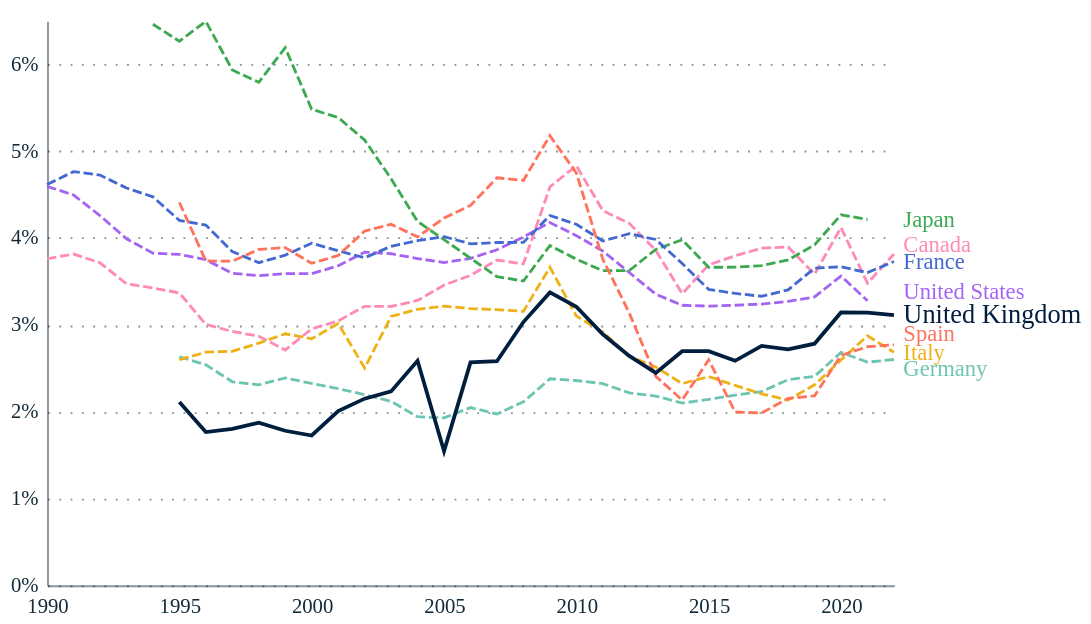

Vega-Lite specification for this chart:
### Vega-Lite specification from a JSON file in a GitHub repository (floating-point values rounded to 4 significant figures; data arrays with more than 128 entries replaced by an {"elided": "..."} marker saying what was removed)
{"config": {"font": "Circular Std", "mark": {"line": {"interpolate": "linear"}}, "view": {"stroke": "transparent", "width": 400, "height": 300}, "range": {"category": ["#179fdb", "#e6224b", "#f4c245", "#122b39", "#eb5c2e", "#36b7b4"], "diverging": ["#E6224B", "#E54753", "#C9C9C9", "#179FDB", "#122B39"], "heatmap": ["#C9C9C9", "#179FDB", "#0063AF", "#122B39"], "ordinal": ["#00A767", "#36B7B4", "#179FDB", "#0063AF", "#243B5A"]}, "axisX": {"labelColor": "#122b39", "tickColor": "#122b39", "domainColor": "#122b39", "domainOpacity": 0.5, "gridOpacity": 0, "labelFont": "Circular Std", "labelAngle": 0, "labelAlign": "center", "labelFontSize": 11, "labelPadding": 5, "tickCount": 10, "tickSize": 0, "title": ""}, "axisY": {"labelColor": "#122b39", "labelFont": "Circular Std", "tickColor": "#122b39", "domainColor": "#122b39", "gridColor": "#122b39", "gridDash": [1, 5], "gridOpacity": 0.5, "labelPadding": 5, "labelFontSize": 11, "domainOpacity": 0.5, "tickSize": 0, "title": null, "titleAlign": "left", "titleAngle": 0, "titleBaseline": "bottom", "titleColor": "#122b39", "titleOpacity": 0.9, "titleX": 0, "titleY": -7}}, "layer": [{"mark": {"type": "line"}, "encoding": {"color": {"field": "Country", "legend": null, "scale": {"domain": ["United Kingdom", "France", "Italy", "Spain", "Germany", "Japan", "Canada", "United States", "Australia", "South Korea"], "range": ["#001f3f", "#4269d0", "#efb118", "#ff725c", "#6cc5b0", "#3ca951", "#ff8ab7", "#a463f2", "#97bbf5", "#9c6b4e"]}, "type": "nominal"}, "size": {"condition": {"test": "(datum.LOCATION === 'GBR')", "value": 2}, "value": 1.5}, "strokeDash": {"condition": {"test": "(datum.LOCATION === 'GBR')", "value": [0, 0]}, "value": [5, 2]}, "x": {"field": "Time", "title": "", "type": "temporal"}, "y": {"axis": {"format": "%"}, "field": "Value", "title": "", "type": "quantitative"}}}, {"mark": {"type": "text", "align": "left", "dx": 5, "dy": {"expr": "{\"Canada\": -5, \"Spain\": -6, \"United States\": -5, \"Germany\": 5}[datum.Country]"}}, "encoding": {"color": {"field": "Country", "legend": null, "scale": {"domain": ["United Kingdom", "France", "Italy", "Spain", "Germany", "Japan", "Canada", "United States", "Australia", "South Korea"], "range": ["#001f3f", "#4269d0", "#efb118", "#ff725c", "#6cc5b0", "#3ca951", "#ff8ab7", "#a463f2", "#97bbf5", "#9c6b4e"]}, "type": "nominal"}, "size": {"condition": {"test": "(datum.LOCATION === 'GBR')", "value": 14}, "value": 12}, "text": {"field": "label", "type": "nominal"}, "x": {"value": 450}, "y": {"axis": {"format": "%"}, "field": "Value", "title": "", "type": "quantitative"}}}], "data": {"name": "data-095a01fef0a059651117a0ac24de991f"}, "height": 300, "width": 450, "$schema": "https://vega.github.io/schema/vega-lite/v5.8.0.json", "datasets": {"data-095a01fef0a059651117a0ac24de991f": {"elided": "238 records"}}}
